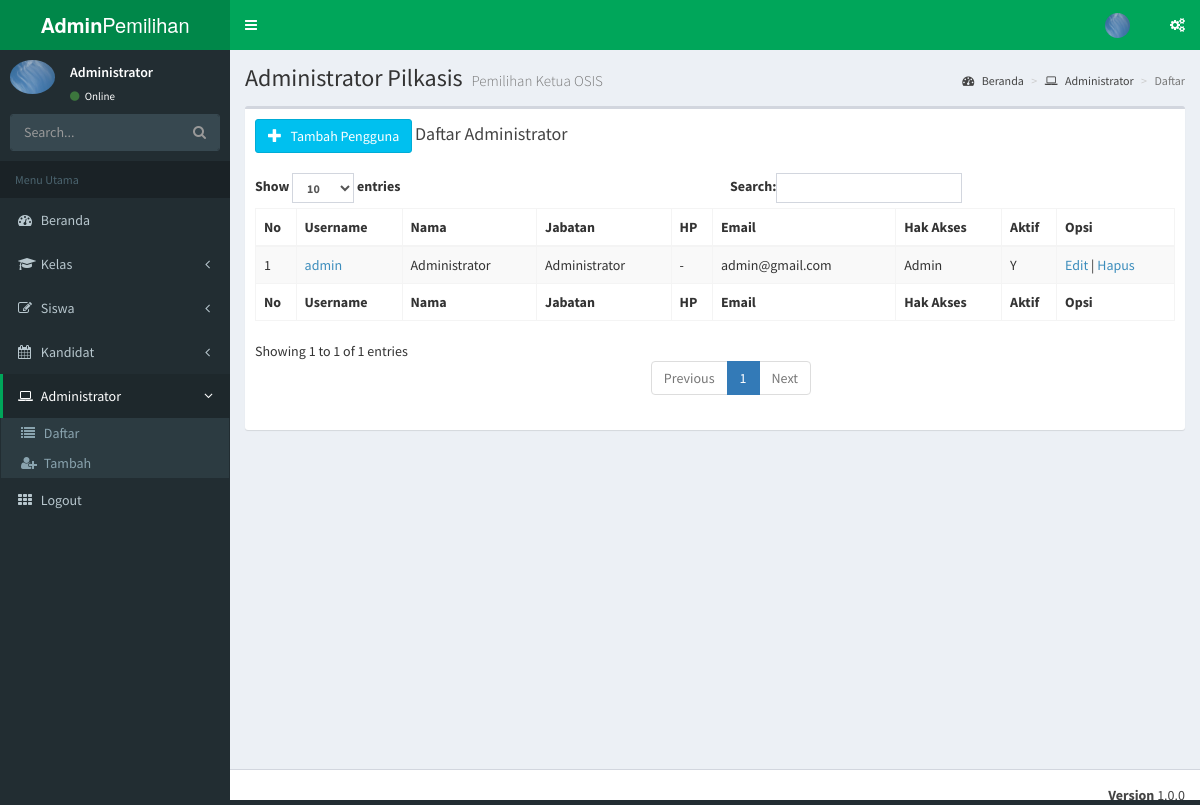
The app's page /admin/index.php?m=admin (signed in) with its own data.
### tables this page shows
CREATE TABLE `pengguna` (
  `idpengguna` int(2) NOT NULL,
  `username` varchar(25) NOT NULL,
  `password` varchar(32) NOT NULL,
  `nama` varchar(50) NOT NULL,
  `jabatan` varchar(30) NOT NULL,
  `hp` varchar(15) NOT NULL,
  `email` varchar(50) NOT NULL,
  `hakakses` varchar(15) NOT NULL,
  `aktif` enum('Y','T') NOT NULL DEFAULT 'T',
  `foto` varchar(50) NOT NULL
);

### admin/modul/administrator/tampil.php (the view)
<?php include "atas.php"; ?>
  <div class="content-wrapper">
    <section class="content-header">
      <h1>
        Administrator Pilkasis
        <small>Pemilihan Ketua OSIS</small>
      </h1>
      <ol class="breadcrumb">
        <li><a href="."><i class="fa fa-dashboard"></i> Beranda</a></li>
        <li><a href="?m=admin"><i class="fa fa-laptop"></i> Administrator</a></li>
        <li class="active">Daftar</li>
      </ol>
    </section>
	<section class="content">
      <div class="row">
        <div class="col-xs-12">
          <div class="box">
            <div class="box-header">
			  <a href="?m=admin&s=tambah" class="btn btn-large btn-info"><i class="glyphicon glyphicon-plus"></i> &nbsp; Tambah Pengguna</a>
              <h3 class="box-title">Daftar Administrator</h3>
            </div>
            <div class="box-body">
              <table id="pilkasis1" class="table table-bordered table-hover table-striped">
                <thead>
                <tr>
                  <th>No</th>
                  <th>Username</th>
                  <th>Nama</th>
                  <th>Jabatan</th>
                  <th>HP</th>
                  <th>Email</th>
                  <th>Hak Akses</th>
                  <th>Aktif</th>
                  <th>Opsi</th>
                </tr>
                </thead>
                <tbody>
<?php
include "../sambungan.php";
$sql="SELECT * FROM pengguna ORDER BY idpengguna";
$query=mysqli_query($koneksi,$sql);
if(mysqli_num_rows($query)==0){
	echo "<td colspan='6'>Data Masih Kosong</td>";
}else{
	$no=1;
	while($r=mysqli_fetch_assoc($query)){
	  echo "<tr>";
		echo "<td>$no</td>";
		echo "<td><a href='?m=admin&s=detail&idp=".$r['idpengguna']."'>".$r['username']."</a></td>";
		echo "<td>".$r['nama']."</td>";
		echo "<td>".$r['jabatan']."</td>";
		echo "<td>".$r['hp']."</td>";
		echo "<td>".$r['email']."</td>";
		echo "<td>".$r['hakakses']."</td>";
		echo "<td>".$r['aktif']."</td>";
		echo '<td><a href="index.php?m=admin&s=edit&idp='.$r['idpengguna'].'">Edit</a> | <a href="index.php?m=admin&s=hapus&idp='.$r['idpengguna'].'" onclick="return confirm(\'Yakin Akan dihapus?\')">Hapus</a></td>';
	  echo "</tr>";
		$no++;
	}
}
?>
                </tbody>
                <tfoot>
                <tr>
                  <th>No</th>
                  <th>Username</th>
                  <th>Nama</th>
                  <th>Jabatan</th>
                  <th>HP</th>
                  <th>Email</th>
                  <th>Hak Akses</th>
                  <th>Aktif</th>
                  <th>Opsi</th>
                </tr>
                </tfoot>
              </table>
            </div>
          </div>
        </div>
      </div>
    </section>
<?php include "bawah.php"; ?>

### records on screen
pengguna: username "admin", nama "Administrator", jabatan "Administrator", hp "-", email "admin@gmail.com", hakakses "Admin", aktif "Y"

### other values on screen
$_SESSION['namakasis'] "Administrator"
